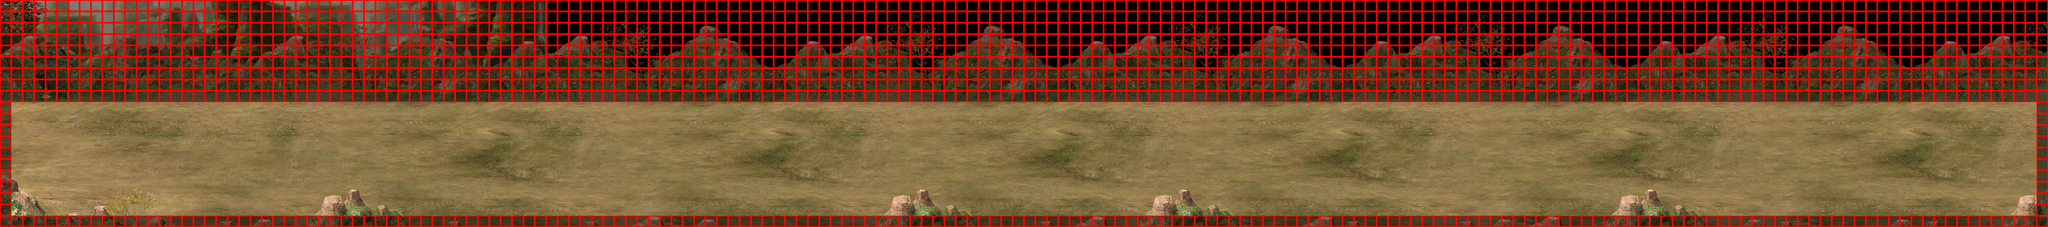

This is a level from a 2D game, rendered from its Tiled map with the project's own tilesets. A one-line summary and the map file follow, with tile-layer data summarised:
An orthogonal 180x20 tile map with 40x40 px tiles, 6 tile layers (background1, floor1, floor2, floor3, ...), 5 tilesets.

<map version="1.0" orientation="orthogonal" width="180" height="20" tilewidth="40" tileheight="40">
 <tileset firstgid="1" name="1" tilewidth="40" tileheight="40">
  <image source="10129001.jpg" width="1000" height="600" />
 </tileset>
 <tileset firstgid="376" name="2" tilewidth="40" tileheight="40">
  <image source="10129002.jpg" width="1000" height="1000" />
 </tileset>
 <tileset firstgid="1001" name="3" tilewidth="40" tileheight="40">
  <image source="10129003.jpg" width="1000" height="800" />
 </tileset>
 <tileset firstgid="1501" name="4" tilewidth="40" tileheight="40">
  <image source="10129004.png" width="1000" height="1000" />
 </tileset>
 <tileset firstgid="2126" name="01" tilewidth="40" tileheight="40">
  <image source="01.png" width="40" height="40" />
 </tileset>
 <layer name="background1" width="180" height="20">
  <data>[3600 cells, 336 non-empty, 336 distinct tile ids]</data>
 </layer>
 <layer name="floor1" width="180" height="20">
  <data>[3600 cells, 405 non-empty, 405 distinct tile ids]</data>
 </layer>
 <layer name="floor2" width="180" height="20">
  <data>[3600 cells, 1965 non-empty, 340 distinct tile ids]</data>
 </layer>
 <layer name="floor3" width="180" height="20">
  <data>[3600 cells, 1075 non-empty, 325 distinct tile ids]</data>
 </layer>
 <layer name="front1" width="180" height="20">
  <data>[3600 cells, 300 non-empty, 138 distinct tile ids]</data>
 </layer>
 <layer name="mask" width="180" height="20">
  <data>[3600 cells, 1820 non-empty, 1 distinct tile ids]</data>
 </layer>
</map>